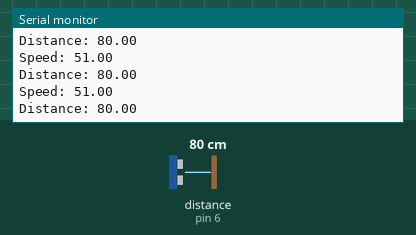
Bench run of a sketch on a simulated Arduino Uno, built with avr-gcc and run on an emulated ATmega328P. On the bench: the last lines printed to the serial monitor. The inputs (shaded band) are chosen by the test bench; at power-on: distance to the obstacle (sensor on pin 6) 80 cm. The echo pulse lasts 58.3 µs per cm.

Above: at 1.2 s.
1.3 s: distance to the obstacle (sensor on pin 6) set to 60 cm
At 1.44 s:
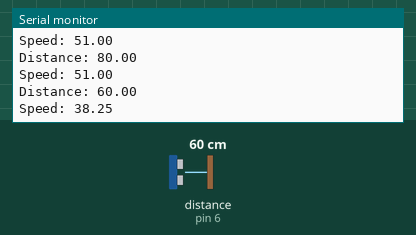
4.3 s: distance to the obstacle (sensor on pin 6) set to 2 cm
At 4.41 s:
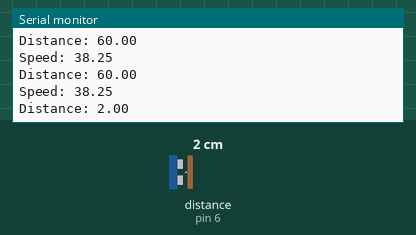
Timing chart, 0 to 7.3 s (numbered marks = the images above; inputs shaded):
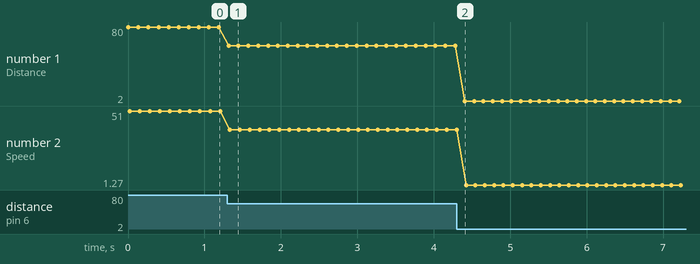

Measured:
- after the input at 1.3 s, the serial monitor: prints a new line at once (image 1)
- after the input at 4.3 s, the serial monitor: prints a new line after 0.11 s (image 2)
- plotted number 1: 80 → 60 after the input at 1.3 s, 60 → 2 after the input at 4.3 s
- plotted number 2: 51 → 38.25 after the input at 1.3 s, 38.25 → 1.27 after the input at 4.3 s

The sketch:

Ultra_Basic.ino
```cpp
#include <SoftwareSerial.h>
#include <HCSR04.h>


HCSR04 hc(5, 6); //initialisation class HCSR04 (trig pin , echo pin)

void speed(float distance)
{
  float sent_speed;
  sent_speed = ((255*distance)/400);
  Serial.println("Speed: " + String(sent_speed));
  delay(60);
//  analogWrite(3, int(sent_speed));
}

void setup()
{
//    pinMode(3, INPUT);
    Serial.begin(9600);
}

void loop()
{
    Serial.println("Distance: " + String(hc.dist())); // return curent distance in serial
    speed(hc.dist());
    delay(60);                 // we suggest to use over 60ms measurement cycle, in order to prevent trigger signal to the echo signal.
}
```
